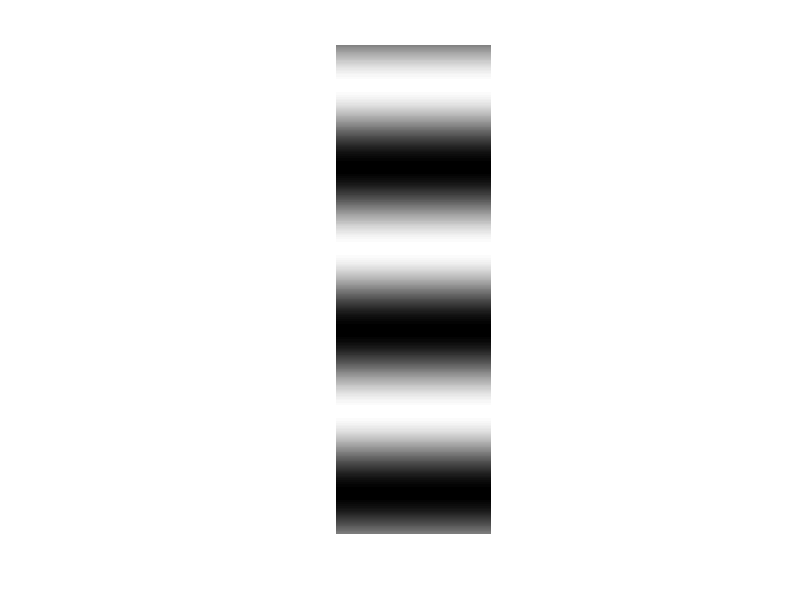
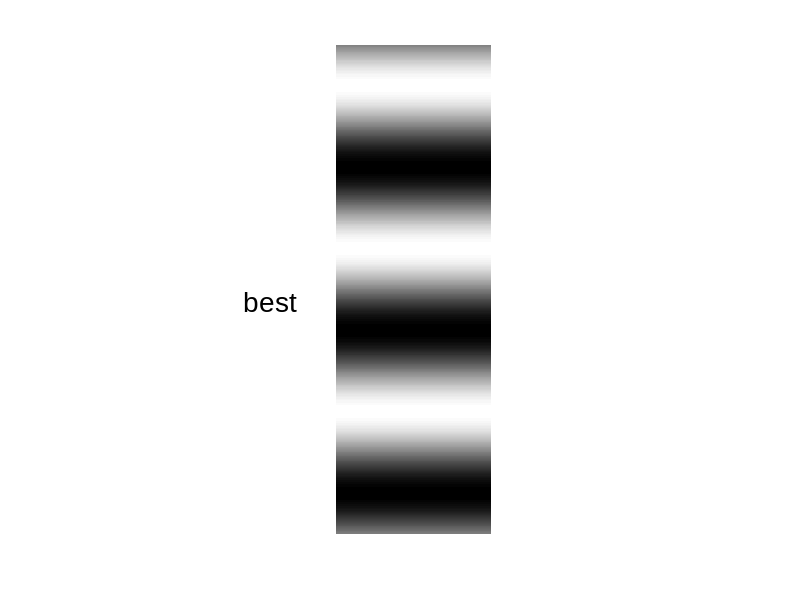

These charts were generated, in order, by the following MATLAB code:
figure('position',[987 1311 560 99.3333])
rectangle('position',[-1 1 4 1885],'facecolor','w','edgecolor','none')
hold on
t = -3*pi:0.01:3*pi; t= t';
imagesc(sin(t))
colormap gray
axis([-1 3 -inf inf])
axis off
box off
exportgraphics(gcf,fullfile('C:\Users\katja\OneDrive - imec\HumRet\PlosOne\stim','Stim5.png'),'resolution',600)


figure('position',[987 1311 560 99.3333])
rectangle('position',[-1 1 4 1885],'facecolor','w','edgecolor','none')
hold on
t = -3*pi:0.01:3*pi; t= t';
imagesc(sin(t))
colormap gray
hold on
text(-0.1,900,'best','fontname','Arial','fontsize',20)
axis([-1 3 -inf inf])
axis off
box off
exportgraphics(gcf,fullfile('C:\Users\katja\OneDrive - imec\HumRet\PlosOne\stim','Stim6.png'),'resolution',600)